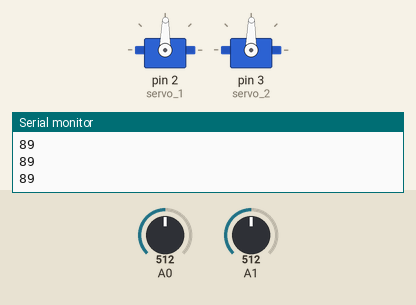
Simulated run of this sketch. Board: Arduino Uno, built with avr-gcc and run on an emulated ATmega328P. Shown: 2 × servo, the last lines printed to the serial monitor. Inputs (shaded band) come from the test bench; at power-on: A0 = 512, A1 = 512.

Above: at 1.2 s.
1.3 s: A0 set to 716
At 2.4 s:
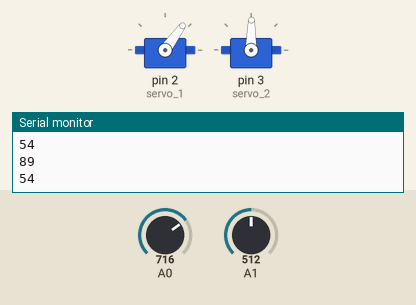
2.8 s: A1 set to 306
At 3.9 s:
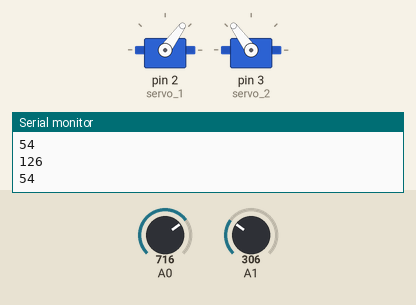
4.3 s: A0 set to 900
At 5.5 s:
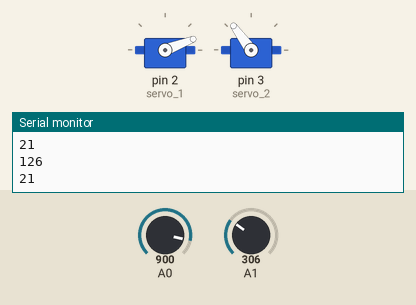
5.8 s: A1 set to 122
At 7.0 s:
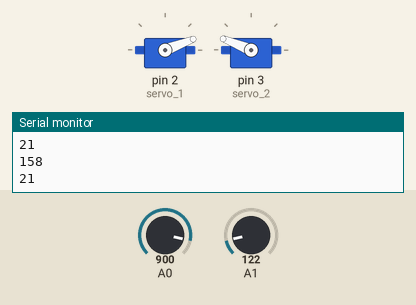
7.3 s: A1 set to 0
At 8.5 s:
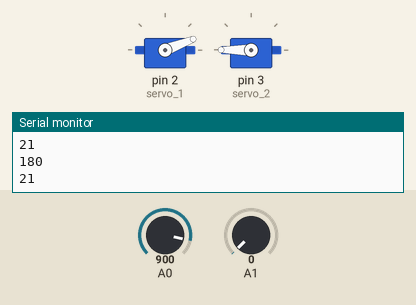
8.8 s: A0 set to 1023
At 10.2 s:
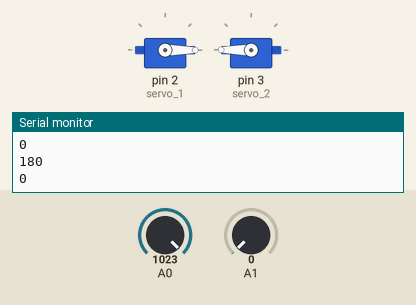
Timing chart, 0 to 11.3 s (numbered marks = the images above; inputs shaded):
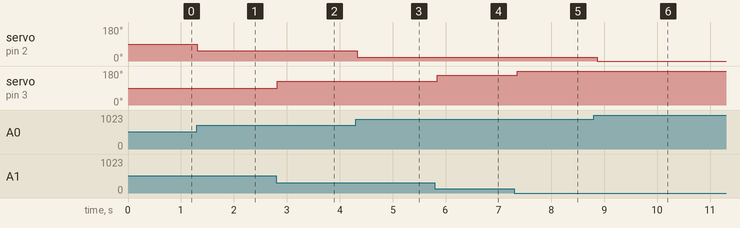

The sketch:

joystick.ino
```cpp
#include <Servo.h>

Servo servo_1;
Servo servo_2;


void setup()
{
  Serial.begin(9600);

  pinMode(A0, INPUT);
  pinMode(A1, INPUT);

  servo_1.attach(2);
  servo_2.attach(3);


}

void loop() {

  int varx = analogRead(A0);
  int x = map(varx,1023,0,0,180);

  int vary = analogRead(A1);
  int y = map(vary,1023,0,0,180);

  Serial.println(y);
  Serial.println(x);

  servo_1.write(x);
  servo_2.write(y);
  delay(100);


}
```

Measured:
- after the input at 1.3 s, servo on pin 2 (servo_1): 89° → 54° at once
- after the input at 2.8 s, servo on pin 3 (servo_2): 89° → 126° at once
- after the input at 4.3 s, servo on pin 2 (servo_1): 54° → 21° at once
- after the input at 5.8 s, servo on pin 3 (servo_2): 126° → 158° at once
- after the input at 7.3 s, servo on pin 3 (servo_2): 158° → 180° after 0.06 s
- after the input at 8.8 s, servo on pin 2 (servo_1): 21° → 0° after 0.07 s
